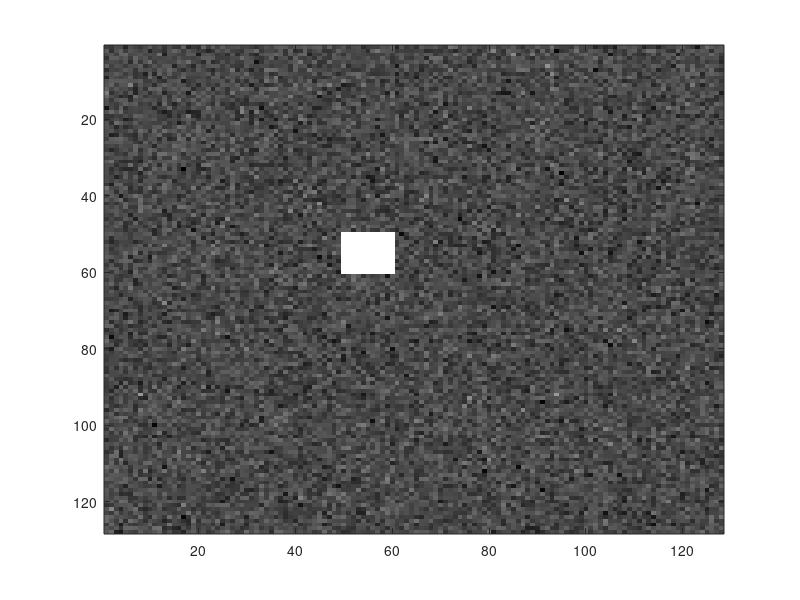

Here is the MATLAB script that generated this plot: (Note: this script raises an error after producing the figure.)
% GFDEMO02 Demonstrate 2-D Gabor functionality
%
% References:
%   [1] Kamarainen, J.-K., Kyrki, V., Kalviainen, H., Gabor
%       Features for Invariant Object Recognition, Research
%       report 78, Department of Information Technology,
%       Lappeenranta University of Technology
%
% Author(s):
%    Joni Kamarainen <Joni.Kamarainen@lut.fi>
%    Ville Kyrki <Ville.Kyrki@lut.fi>
%
% Copyright:
%
%   The Gabor Features in Signal and Image Processing Toolbox is
%   Copyright (C) 2000 by Joni Kamarainen and Ville Kyrki.
%
%
%   $Name:  $ $Revision: 1.1 $  $Date: 2003-12-23 07:27:55 $
%
function [] = gfdemo02;

disp('Step 1: GENERATE TEST IMAGE');
img = 0.1*randn(128,128);
img(50:60,50:60) = 1;
imagesc(img);
colormap(gray);
input('<RETURN>');

% create 1-D spatial Gabor filter
disp('Step 2: FILTER WITH 2D TIME DOMAIN GABOR FILTER');
f = 0.2;
theta = 0;
gamma = 1;
eta = 1;
g = gfcreatefilter2(f,theta,gamma,eta,[62 62]);
disp('Real part of the filter');
imagesc(real(g));
colormap(gray);
input('<RETURN>');

% filter signal with given filter and plot magnitude
disp('If the image i(x,y) and filter g(x,y) are now convolved conv(g,x)');
disp('we can calculate the magnitudes of the filter response.');
resp1 = conv2(g,img,'same');
imagesc(abs(resp1).^2);
colormap(gray);
colorbar;
input('<RETURN>');

% convert signal to Fourier domain
disp('Step 3: FILTER WITH 2D FREQUENCY DOMAIN GABOR FILTER');
disp('For faster computation we can transform x to Fourier domain X=fft(x)');
disp(['and generate frequency domain Gabor filter G for conv2 or we' ...
      ' may just use gfrespf2 as']);
G = gfcreatefilterf2(f,theta,gamma,eta,[size(img,2) size(img,1)]);
resp2 = gfrespf2(G,img);
imagesc(abs(resp1).^2);
colormap(gray);
colorbar;
input('<RETURN>');

% Frequency domain filter in one point
disp('Step 4: FILTER WITH 2D FREQUENCY DOMAIN GABOR FILTER IN ONE LOCATION');
disp('For faster computation we can transform x to Fourier domain X=fft(x)');
disp(['and generate frequency domain Gabor filter G for conv2 or we' ...
      ' may just use gfrespf2 as']);
G = gfcreatefilterf2(f,theta,gamma,eta,[size(img,2) size(img,1)]);
resp3 = gfrespf2(G,img,16,21);
disp('Response:');
disp(resp3);
input('<RETURN>');
